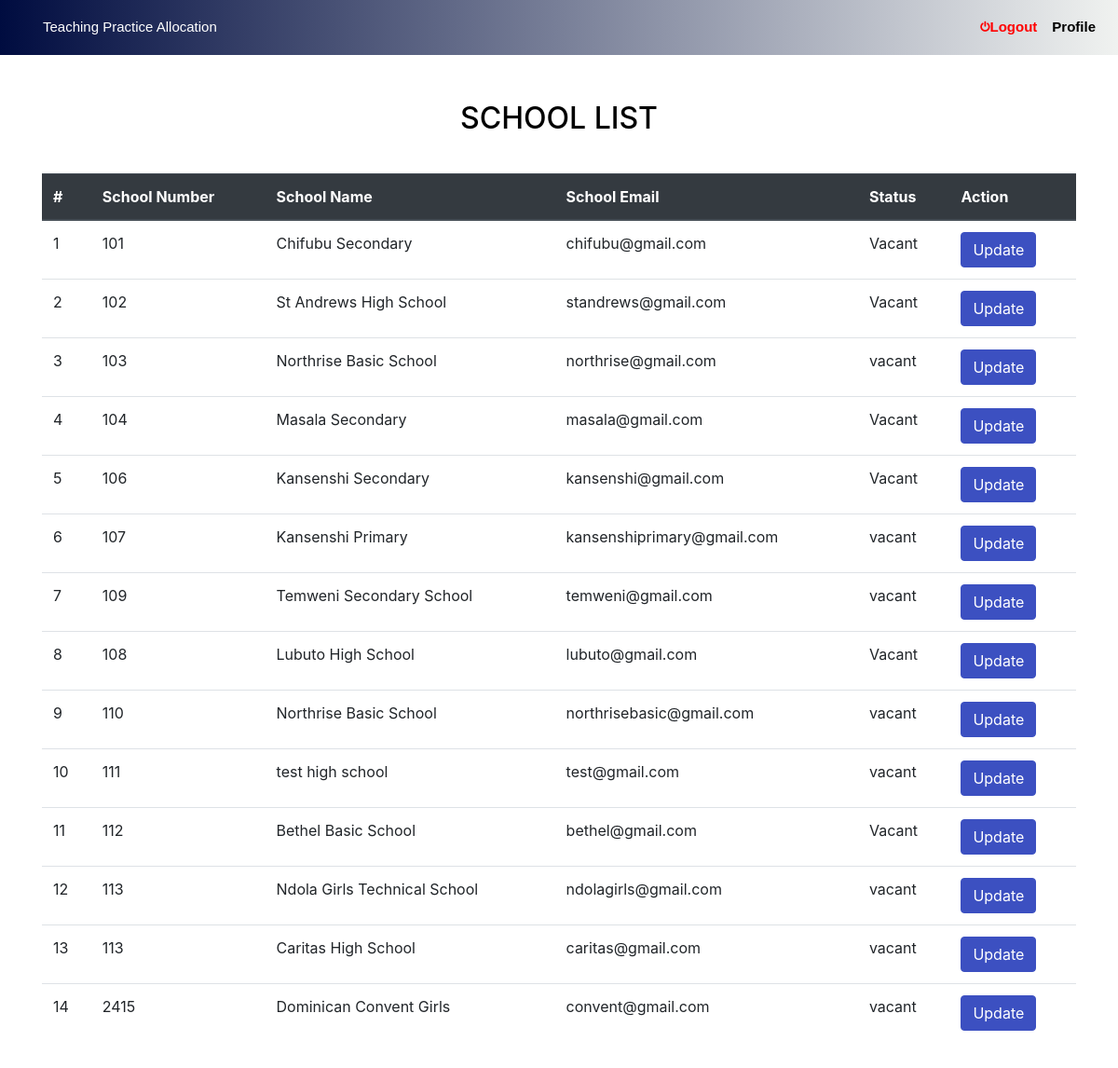
The page /admin/schoolList.php on the database its author committed.
### tables this page shows
CREATE TABLE IF NOT EXISTS `school` (
  `id` int(10) NOT NULL AUTO_INCREMENT,
  `school_number` int(11) NOT NULL,
  `name` varchar(255) NOT NULL,
  `status` varchar(10) NOT NULL,
  `email` varchar(255) NOT NULL,
  PRIMARY KEY (`id`)
);

### admin/schoolList.php (the view)
<?php
    include('../includes/head.php');
    include('../includes/connect.php');
?>
<div class="container">
        <div class="col-md-8">
            <form class="form-group" action="doctorsearch.php" method="post">
                <div class="row">
                    <div class="col-md-10"><input type="text" name="doctor_contact"
                            placeholder="Enter Email ID" class="form-control"></div>
                    <div class="col-md-2"><input type="submit" name="doctor_search_submit"
                            class="btn btn-primary" value="Search"></div>
                </div>
            </form>
        </div>
        <table class="table table-hover">
        <h2 class="text-center " style="margin-bottom: 40px; color: black; margin-top: 70px;">SCHOOL LIST</h2>
            <thead class="thead-dark">
                <tr>
                    <th scope="col">#</th>
                    <th scope="col">School Number</th>
                    <th scope="col">School Name</th>
                    <th scope="col">School Email</th>
                    <th scope="col">Status</th>
                    <th scope="col">Action</th>
                </tr>
            </thead>
            <tbody>
                <?php
                    $query = "select * from school";
                    $result = mysqli_query($con,$query);
                    $cnt=1;
                    while ($row = mysqli_fetch_array($result)){
                      $id = $row['id'];
                      $school_number = $row['school_number'];
                      $name = $row['name'];
                      $email = $row['email'];
                      $status = $row['status'];
                      echo "<tr>
                        <td>$cnt</td>
                        <td>$school_number</td>
                        <td>$name</td>
                        <td>$email</td>
                        <td>$status</td>
                        <td>
                            <a href='update.php?id=$id' class='btn btn-primary'>Update</a>
                        </td>
                      </tr>";
                   $cnt++; }
                  ?>
            </tbody>
        </table>
        <br>
    </div>

### assets/css/style.css (style rules this page uses)
a { color: #5777ba; text-decoration: none; }
h1, h2, h3, h4, h5, h6 { font-family: "Raleway", sans-serif; }

### includes/head.php (style rules this page uses)
.btn-primary { background-color: #3c50c1; border-color: #3c50c1; }

### rows shown on the page
school: school_number "101", name "Chifubu Secondary", email "chifubu@gmail.com", status "Vacant"
school: school_number "102", name "St Andrews High School", email "standrews@gmail.com", status "Vacant"
school: school_number "103", name "Northrise Basic School", email "northrise@gmail.com", status "vacant"
school: school_number "104", name "Masala Secondary", email "masala@gmail.com", status "Vacant"
school: school_number "106", name "Kansenshi Secondary", email "kansenshi@gmail.com", status "Vacant"
school: school_number "107", name "Kansenshi Primary", email "kansenshiprimary@gmail.com", status "vacant"
school: school_number "109", name "Temweni Secondary School", email "temweni@gmail.com", status "vacant"
school: school_number "108", name "Lubuto High School", email "lubuto@gmail.com", status "Vacant"
school: school_number "110", name "Northrise Basic School", email "northrisebasic@gmail.com", status "vacant"
school: school_number "111", name "test high school", email "test@gmail.com", status "vacant"
school: school_number "112", name "Bethel Basic School", email "bethel@gmail.com", status "Vacant"
school: school_number "113", name "Ndola Girls Technical School", email "ndolagirls@gmail.com", status "vacant"
school: school_number "113", name "Caritas High School", email "caritas@gmail.com", status "vacant"
school: school_number "2415", name "Dominican Convent Girls", email "convent@gmail.com", status "vacant"
